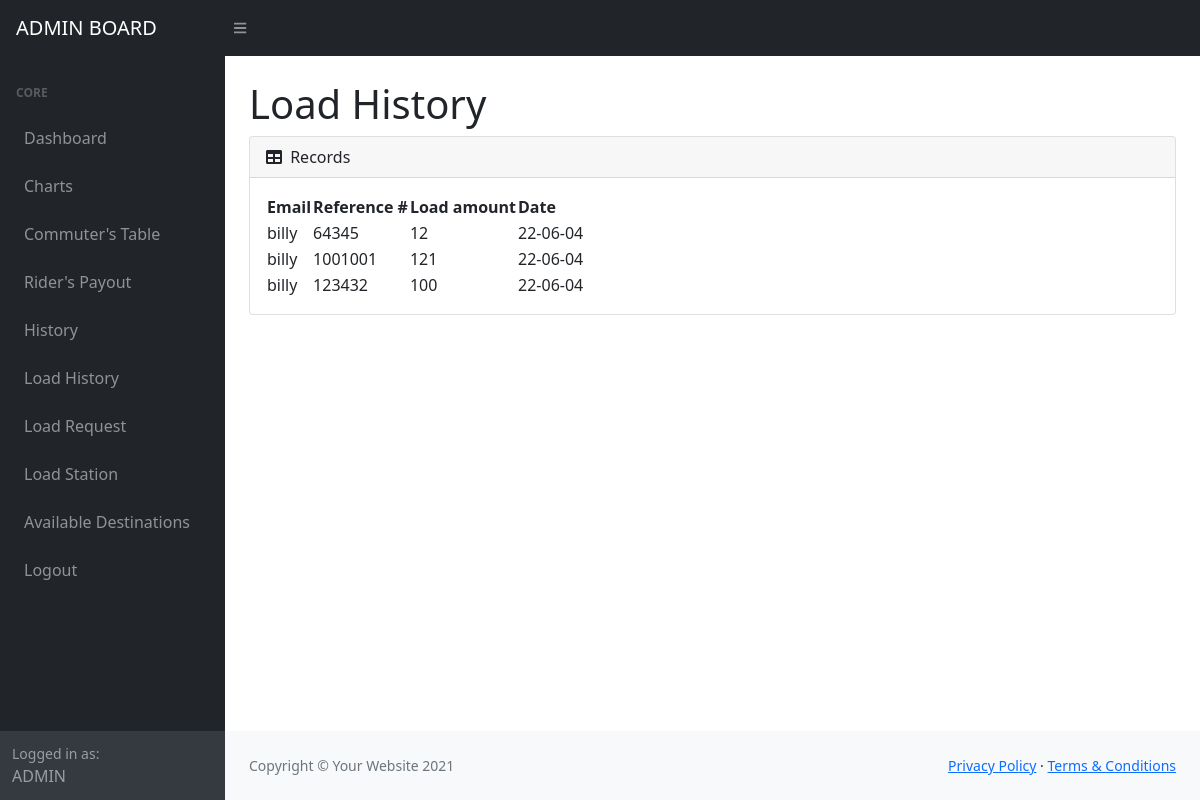
The app's page /Alhistory.php (signed in) with its own data.
### tables this page shows
CREATE TABLE `load_history` (
  `id` int(11) NOT NULL,
  `passenger_id` int(11) NOT NULL,
  `cname` text NOT NULL,
  `reference` int(11) NOT NULL,
  `load_amount` int(11) NOT NULL,
  `request_load_status` text NOT NULL,
  `load_time` text NOT NULL,
  `load_date` text NOT NULL
);

### Alhistory.php (the view, shortened to what this page needs)
<?php
require_once "check.php";
$sql = mysqli_query($conn,"SELECT * FROM load_history");
?>
<!DOCTYPE html>
<html lang="en">
    <head>
        <link href="https://cdn.jsdelivr.net/npm/simple-datatables@latest/dist/style.css" rel="stylesheet" />
        <link href="adminfile/css/styles.css" rel="stylesheet" />
    </head>
    <body class="sb-nav-fixed">
        <nav class="sb-topnav navbar navbar-expand navbar-dark bg-dark">
            <a class="navbar-brand ps-3" href="Admin.php">ADMIN BOARD</a>
            <button class="btn btn-link btn-sm order-1 order-lg-0 me-4 me-lg-0" id="sidebarToggle" href="#!"><i class="fas fa-bars"></i></button>
        </nav>
        <div id="layoutSidenav">
            <div id="layoutSidenav_nav">
                <nav class="sb-sidenav accordion sb-sidenav-dark" id="sidenavAccordion">
                    <div class="sb-sidenav-menu">
                        <div class="nav">
                            <div class="sb-sidenav-menu-heading">Core</div>
                            <a class="nav-link" href="Admin.php">
                                Dashboard
                            </a>
                            <a class="nav-link" href="charts.php">
                                Charts
                            </a>
                            <a class="nav-link" href="Atables.php">
                                Commuter's Table
                            </a>
                            <a class="nav-link" href="Arider_payout.php">
                                Rider's Payout
                            </a>
                            <a class="nav-link" href="Ahistory.php">
                                History
                            </a>
                            <a class="nav-link" href="Alhistory.php">
                                Load History
                            </a>
                            <a class="nav-link" href="Aload-request.php">
                                Load Request
                            </a>
                            <a class="nav-link" href="Aload.php">
                                Load Station
                            </a>
                            <a class="nav-link" href="Adestinations.php">
                                Available Destinations
                            </a>
                            <a class="nav-link" href="logout.php">
                                Logout
                            </a>
                        </div>
                    </div>
                    <div class="sb-sidenav-footer">
                        <div class="small">Logged in as:</div>
                       ADMIN
                    </div>
                </nav>
            </div>
            <div id="layoutSidenav_content">
                <main>
                    <div class="container-fluid px-4">
                        <h1 class="mt-4">Load History</h1>
                        <div class="card mb-4">
                            <div class="card-header">
                                <i class="fas fa-table me-1"></i>
                                Records
                            </div>
                            <div class="table-responsive-sm card-body">
                                <table id="datatablesSimple" class="">
                                    <thead>
                                        <tr>
                                            <th>Email</th>
                                            <th>Reference #</th>
                                            <th>Load amount</th>
                                            <th>Date</th>
                                        </tr>
                                    </thead>
                                    <tbody>
                                        <tr>
                                        <?php
                                        while($row = $sql->fetch_assoc()){
                                        ?>
                                            <td><?php echo $row['cname']?></td>
                                            <td><?php echo $row['reference']?></td>
                                            <td><?php echo $row['load_amount']?></td>
                                            <td><?php echo $row['load_date']?></td>
                                        </tr>
                                        <?php
                                        }
                                            ?>
                                    </tbody>
                                </table>
                            </div>
                        </div>
                    </div>
                </main>
                <footer class="py-4 bg-light mt-auto">
                    <div class="container-fluid px-4">
                        <div class="d-flex align-items-center justify-content-between small">
                            <div class="text-muted">Copyright &copy; Your Website 2021</div>
                            <div>
                                <a href="#">Privacy Policy</a>
                                &middot;
                                <a href="#">Terms &amp; Conditions</a>
                            </div>
                        </div>
                    </div>
                </footer>
            </div>
        </div>
    </body>
</html>

### records on screen
load_history: cname "billy", reference "64345", load_amount "12", load_date "22-06-04"
load_history: cname "billy", reference "1001001", load_amount "121", load_date "22-06-04"
load_history: cname "billy", reference "123432", load_amount "100", load_date "22-06-04"
